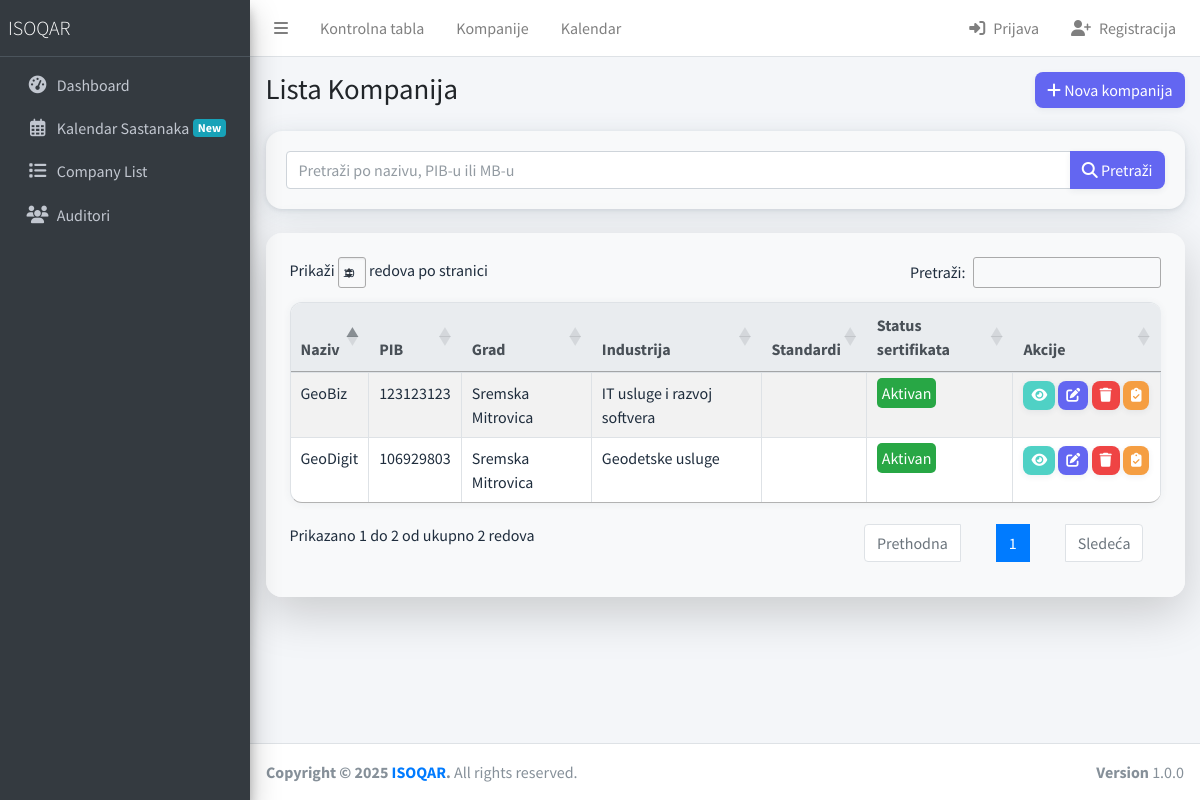
The app's page /company/companies/, older data.
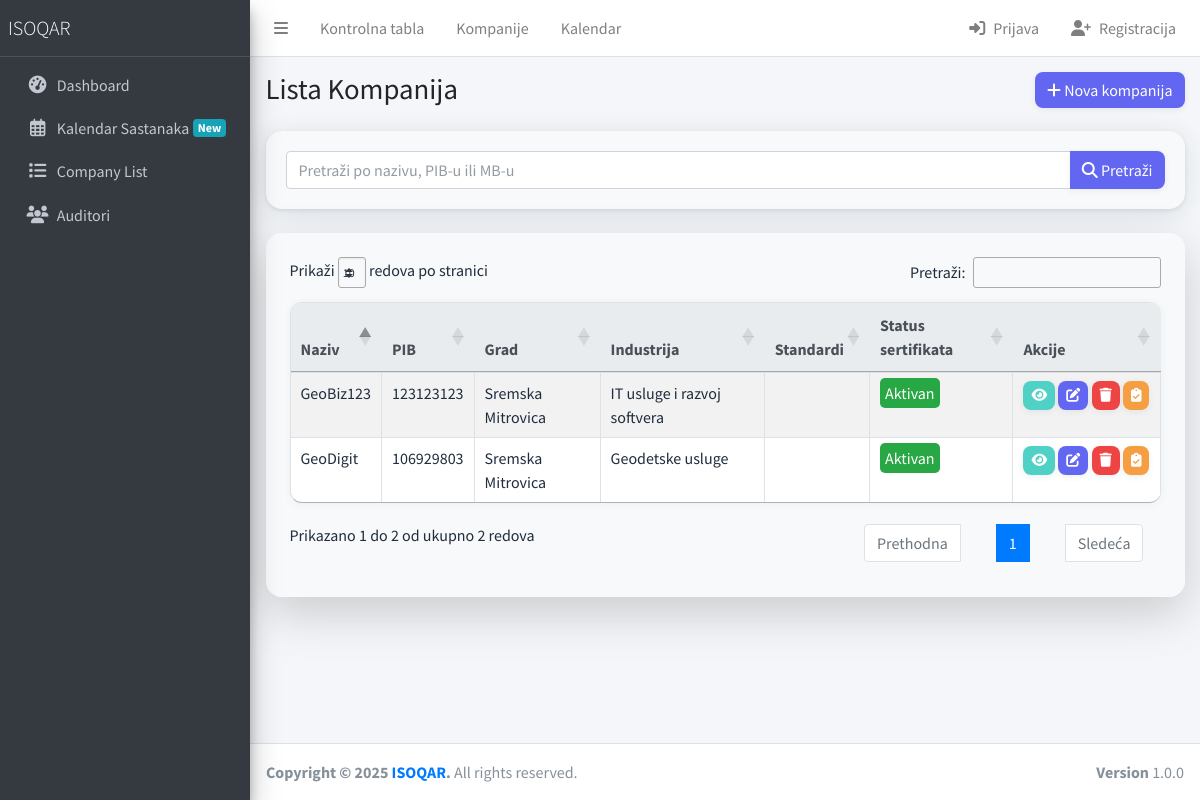
The same page, newer data.
### company/company_models.py (models this page shows, shortened)
class Company(models.Model):
    STATUS_ACTIVE = 'active'
    STATUS_SUSPENDED = 'suspended'
    STATUS_WITHDRAWN = 'withdrawn'
    STATUS_EXPIRED = 'expired'
    STATUS_PENDING = 'pending'
    STATUS_CANCELLED = 'cancelled'
    CERTIFICATE_STATUS_CHOICES = [
        (STATUS_ACTIVE, _('Aktivan')),
        (STATUS_SUSPENDED, _('Suspendovan')),
        (STATUS_WITHDRAWN, _('Deregistrovan')),
        (STATUS_EXPIRED, _('Istekao')),
        (STATUS_PENDING, _('Na čekanju')),
        (STATUS_CANCELLED, _('Otkazan')),
    ]
    name = models.CharField(_("Naziv kompanije"), max_length=200)
    pib = models.CharField(_("PIB"), max_length=9, blank=True, null=True, validators=[
        RegexValidator(r'^\d{9}$', _('PIB mora sadržati tačno 9 cifara'))
    ])
    mb = models.CharField(_("Matični broj"), max_length=8, blank=True, null=True, validators=[
        RegexValidator(r'^\d{8}$', _('Matični broj mora sadržati tačno 8 cifara'))
    ])
    street = models.CharField(_("Ulica"), max_length=200, blank=True, null=True)
    street_number = models.CharField(_("Broj"), max_length=20, blank=True, null=True)
    city = models.CharField(
        _("Grad"),
        max_length=50,
        choices=SERBIA_CITY_CHOICES,
        help_text=_("Izaberite grad"),
        blank=True,
        null=True
    )
    postal_code = models.CharField(_("Poštanski broj"), max_length=10, blank=True, null=True)
    country = models.CharField(_("Država"), max_length=100, default="Srbija")
    phone = models.CharField(_("Telefon"), max_length=50, blank=True, null=True)
    email = models.EmailField(_("Email"), blank=True, null=True)
    website = models.URLField(_("Web sajt"), blank=True, null=True)
    industry = models.CharField(
        _("Industrija"),
        max_length=50,
        choices=INDUSTRY_CHOICES,
        blank=True,
        null=True,
        help_text=_("Izaberite industriju")
    )
    number_of_employees = models.IntegerField(_("Broj zaposlenih"), blank=True, null=True)
    certificate_status = models.CharField(
        _("Status sertifikata"),
        max_length=50,
        choices=CERTIFICATE_STATUS_CHOICES,
        default=STATUS_PENDING
    )
    certificate_number = models.CharField(_("Broj sertifikata"), max_length=100, blank=True, null=True)
    suspension_until_date = models.DateField(_("Suspenzija do datuma"), blank=True, null=True)
    audit_days = models.DecimalField(_("Broj dana audita"), max_digits=18, decimal_places=1, blank=True, null=True)
    initial_audit_conducted_date = models.DateField(_("Datum inicijalnog audita"), blank=True, null=True)
    visits_per_year = models.DecimalField(_("Poseta godišnje"), max_digits=18, decimal_places=0, blank=True, null=True)
    audit_days_each = models.DecimalField(_("Dana po auditu"), max_digits=18, decimal_places=1, blank=True, null=True)
    oblast_registracije = models.TextField(_("Oblast registracije"), blank=True, null=True, help_text=_("Unesite oblast registracije kompanije"))
    notes = models.TextField(_("Napomene"), blank=True, null=True)
    is_active = models.BooleanField(_("Aktivna"), default=True)
    created_at = models.DateTimeField(_("Kreirano"), default=timezone.now)
    updated_at = models.DateTimeField(_("Ažurirano"), auto_now=True)
    class Meta:
        verbose_name = _("Kompanija")
        verbose_name_plural = _("Kompanije")
        ordering = ['-created_at']

### company/views.py (the view)
# urls.py: path('companies/', CompanyListView.as_view(), name='list'),
class CompanyListView(ListView):
    model = Company
    template_name = 'company/company-list.html'
    context_object_name = 'companies'
    def get_queryset(self):
        queryset = super().get_queryset()
        search_query = self.request.GET.get('search', '')
        if search_query:
            queryset = queryset.filter(
                Q(name__icontains=search_query) |
                Q(pib__icontains=search_query) |
                Q(mb__icontains=search_query)
            )
        return queryset.order_by('name')
    def get_context_data(self, **kwargs):
        context = super().get_context_data(**kwargs)
        context['search_query'] = self.request.GET.get('search', '')
        return context

### templates/company/company-list.html (shortened to what this page needs)
{% extends "layouts/base.html" %}
{% block extrastyle %}
<link rel="stylesheet" href="https://cdn.datatables.net/1.13.4/css/jquery.dataTables.min.css">
<link rel="stylesheet" href="https://cdn.datatables.net/1.13.4/css/dataTables.bootstrap4.min.css">
<link rel="stylesheet" href="https://cdn.datatables.net/responsive/2.4.0/css/responsive.bootstrap4.min.css">
<link rel="stylesheet" href="https://cdn.datatables.net/buttons/2.3.3/css/buttons.bootstrap4.min.css">
{% endblock %}
{% block content %}
<div class="content-wrapper">
  <div class="content-header">
    <div class="container-fluid">
      <div class="row mb-2">
        <div class="col-sm-6">
          <h1 class="m-0">Lista Kompanija</h1>
        </div>
        <div class="col-sm-6">
          <div class="float-sm-right">
            <a href="{% url 'company:create' %}" class="btn btn-primary">
              <i class="fas fa-plus"></i> Nova kompanija
            </a>
          </div>
        </div>
      </div>
    </div>
  </div>
  <div class="content">
    <div class="container-fluid">
      <div class="card mb-4">
        <div class="card-body">
          <form method="get" action="{% url 'company:list' %}" class="form-inline">
            <div class="input-group w-100">
              <input type="text" name="search" class="form-control" placeholder="Pretraži po nazivu, PIB-u ili MB-u" value="{{ search_query }}">
              <div class="input-group-append">
                <button type="submit" class="btn btn-primary">
                  <i class="fas fa-search"></i> Pretraži
                </button>
              </div>
            </div>
          </form>
        </div>
      </div>
      <div class="card shadow-lg border-0 rounded-4">
        <div class="card-body p-4 bg-light rounded-4">
          <table id="companiesTable" class="table table-bordered table-striped">
            <thead>
              <tr>
                <th>Naziv</th>
                <th>PIB</th>
                <th>Grad</th>
                <th>Industrija</th>
                <th>Standardi</th>
                <th>Status sertifikata</th>
                <th>Akcije</th>
              </tr>
            </thead>
            <tbody>
              {% for company in companies %}
              <tr>
                <td>{{ company.name }}</td>
                <td>{{ company.pib }}</td>
                <td>{{ company.city }}</td>
                <td>{{ company.get_industry_display }}</td>
                <td>
                </td>
                <td>
                  <span class="status-{{ company.certificate_status }}">{{ company.get_certificate_status_display }}</span>
                </td>
                <td class="action-buttons">
                  <a href="{% url 'company:detail' company.id %}" class="btn btn-sm btn-info" title="Detalji">
                    <i class="fas fa-eye"></i>
                  </a>
                  <a href="{% url 'company:update' company.id %}" class="btn btn-sm btn-primary" title="Izmeni">
                    <i class="fas fa-edit"></i>
                  </a>
                  <a href="{% url 'company:delete' company.id %}" class="btn btn-sm btn-danger" title="Obriši">
                    <i class="fas fa-trash"></i>
                  </a>
                  <a href="{% url 'company:audit_list' %}?company={{ company.id }}" class="btn btn-sm btn-warning" title="Nadzorne provere">
                    <i class="fas fa-clipboard-check"></i>
                  </a>
                </td>
              </tr>
              {% endfor %}
            </tbody>
          </table>
        </div>
      </div>
    </div>
  </div>
</div>
{% endblock %}

Row changes from the older to the newer data that the page shows:
changed Company "IT usluge i razvoj softvera": name "GeoBiz" → "GeoBiz123"
